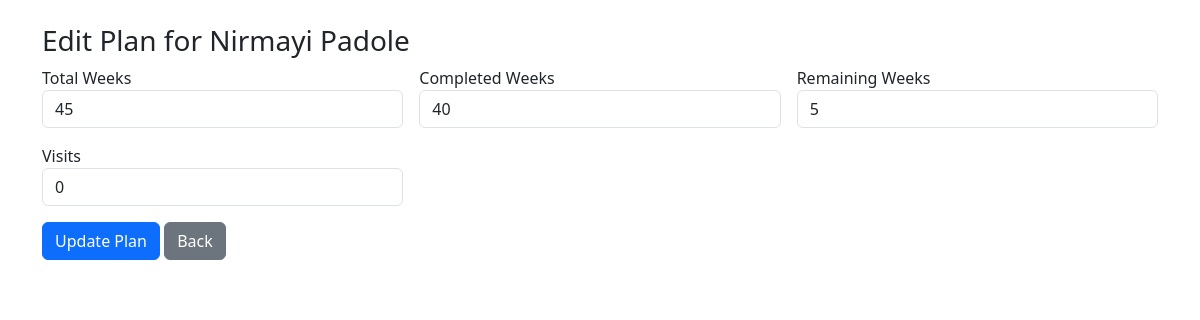
Page /doctor/edit_plan.php?id=12 (signed in) on the committed database.
### tables this page shows
CREATE TABLE `treatment_plans` (
  `id` int(11) NOT NULL,
  `patient_id` int(11) DEFAULT NULL,
  `doctor_id` int(11) DEFAULT NULL,
  `total_weeks` int(11) DEFAULT NULL,
  `start_date` date DEFAULT NULL,
  `notes` text DEFAULT NULL,
  `completed_weeks` int(11) DEFAULT 0
);

CREATE TABLE `patients` (
  `id` int(11) NOT NULL,
  `name` varchar(150) NOT NULL,
  `email` varchar(150) NOT NULL,
  `dob` date NOT NULL,
  `password` varchar(255) NOT NULL,
  `age` int(11) NOT NULL,
  `gender` enum('male','female','other') NOT NULL,
  `phone` varchar(20) NOT NULL,
  `doctor_id` int(11) DEFAULT NULL,
  `created_at` timestamp NOT NULL DEFAULT current_timestamp()
);

CREATE TABLE `treatment_progress` (
  `id` int(11) NOT NULL,
  `patient_id` int(11) DEFAULT NULL,
  `total_weeks` int(11) DEFAULT NULL,
  `completed_weeks` int(11) DEFAULT 0,
  `visits` int(11) DEFAULT 0
);

### doctor/edit_plan.php (the view, shortened to what this page needs)
<?php
include("../connection/db.php");
$doctor_id = (int) $_SESSION['doctor_id'];
$plan_id = isset($_GET['id']) ? (int) $_GET['id'] : 0;
$stmt = $conn->prepare("SELECT tp.*, p.name FROM treatment_plans tp JOIN patients p ON tp.patient_id = p.id WHERE tp.id = ? AND tp.doctor_id = ?");
$stmt->bind_param("ii", $plan_id, $doctor_id);
$stmt->execute();
$plan = $stmt->get_result()->fetch_assoc();
$stmt = $conn->prepare("SELECT COUNT(*) as total FROM appointments WHERE patient_id = ? AND status = 'completed'");
$stmt->bind_param("i", $plan['patient_id']);
$stmt->execute();
$visits = $stmt->get_result()->fetch_assoc()['total'];
$stmt = $conn->prepare("SELECT * FROM treatment_progress WHERE patient_id = ?");
$stmt->bind_param("i", $plan['patient_id']);
$stmt->execute();
$progress = $stmt->get_result()->fetch_assoc();
$remaining = max(0, $plan['total_weeks'] - $progress['completed_weeks']);
?>
<!DOCTYPE html>
<html lang="en">
<head>
    <link href="https://cdn.jsdelivr.net/npm/bootstrap@5.3.3/dist/css/bootstrap.min.css" rel="stylesheet">
</head>
<body>
<div class="container mt-4">
    <h3>Edit Plan for <?= htmlspecialchars($plan['name']); ?></h3>
    <form method="POST" class="row g-3">
        <div class="col-md-4">
            <label>Total Weeks</label>
            <input type="number" value="<?= $plan['total_weeks']; ?>" class="form-control" readonly>
        </div>
        <div class="col-md-4">
            <label>Completed Weeks</label>
            <input type="number" name="completed_weeks" value="<?= $progress['completed_weeks']; ?>" class="form-control" required>
        </div>
        <div class="col-md-4">
            <label>Remaining Weeks</label>
            <input type="number" value="<?= $remaining; ?>" class="form-control" readonly>
        </div>
        <div class="col-md-4">
            <label>Visits</label>
            <input type="number" value="<?= $visits; ?>" class="form-control" readonly>
        </div>
        <div class="col-md-12 mt-3">
    <button type="submit" name="update_plan" class="btn btn-primary">Update Plan</button>
    <a href="doctor_dashboard.php" class="btn btn-secondary">Back</a>
</div>
    </form>
</div>
</body>
</html>

### rows in the picture
treatment_plans: patient.name "Nirmayi Padole", total_weeks "45", total_weeks.completed_weeks "5"
treatment_progress: completed_weeks "40"
